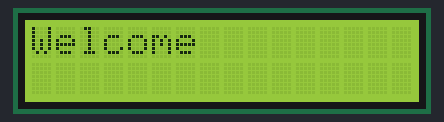
A sketch run on a simulated Arduino Uno, built with avr-gcc and run on an emulated ATmega328P. Parts: 16×2 character LCD.

Above: at 0.1 s.
At 46.26 s:
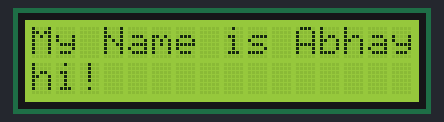
At 92.3 s:
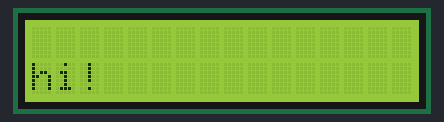

The sketch:

LCD_Name.ino
```cpp
#include<LiquidCrystal.h>

LiquidCrystal lcd(13,12,8,9,10,11);
void setup() {
  // put your setup code here, to run once:
lcd.begin(16,2);
lcd.print("Welcome ");
delay(100);
lcd.clear();
}

void loop() {
  // put your main code here, to run repeatedly:

lcd.setCursor(0,1);
lcd.print("hi!");
delay(100);
lcd.setCursor(0,0);
lcd.print("My Name is Abhay.");
delay(100);
lcd.clear();
}
```
